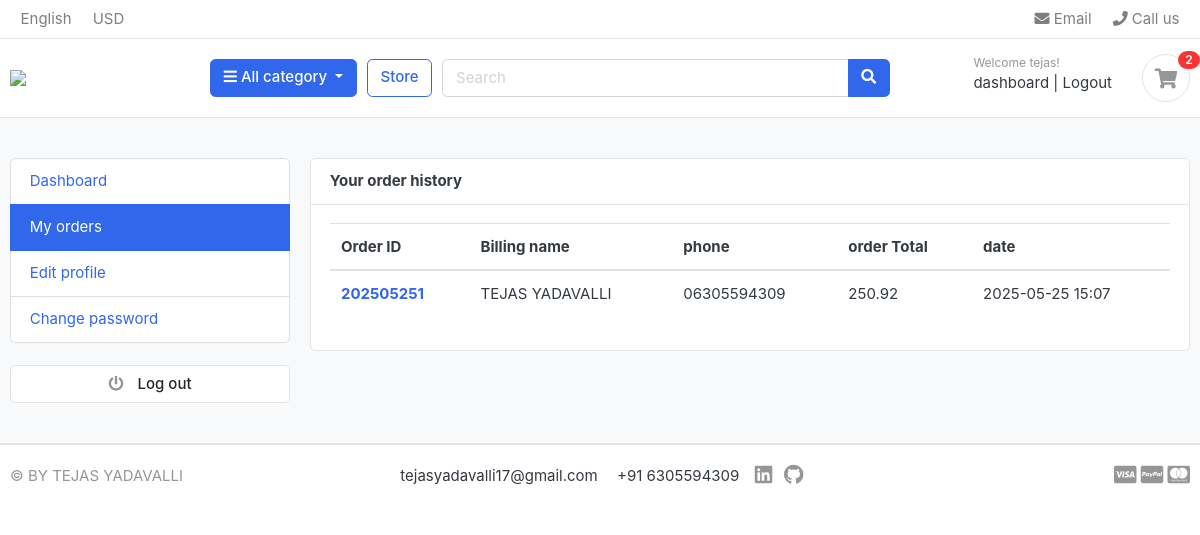
The page /accounts/my_orders/ (signed in) on the database its author committed.
### accounts/models.py (models this page shows, shortened)
class account(AbstractBaseUser):
    first_name = models.CharField(max_length=50)
    last_name = models.CharField(max_length=50)
    username = models.CharField(max_length=50, unique=True)
    email = models.EmailField(max_length=100, unique=True)
    phone_number = models.CharField(max_length=12, unique=True)
    date_joined = models.DateTimeField(auto_now_add=True)
    last_login = models.DateTimeField(auto_now_add=True)
    is_admin = models.BooleanField(default=False)
    is_staff = models.BooleanField(default=False)
    is_active = models.BooleanField(default=False)
    is_superadmin = models.BooleanField(default=False)
    USERNAME_FIELD = 'email'
    REQUIRED_FIELDS = ['username', 'first_name', 'last_name']
    objects = MyAccountManager()

### orders/models.py (models this page shows, shortened)
class Order(models.Model):
    STATUS = (
        ('New', 'New'),
        ('Accepted', 'Accepted'),
        ('Completed', 'Completed'),
        ('Cancelled', 'Cancelled'),
    )
    user = models.ForeignKey(account, on_delete=models.SET_NULL, null=True)
    payment = models.ForeignKey(payment, on_delete=models.SET_NULL, blank=True, null=True)
    order_number = models.CharField(max_length=20)
    first_name = models.CharField(max_length=50)
    last_name = models.CharField(max_length=50)
    phone = models.CharField(max_length=15)
    email = models.EmailField(max_length=50)
    address_line_1 = models.CharField(max_length=50)
    address_line_2 = models.CharField(max_length=50, blank=True)
    country = models.CharField(max_length=20)
    state = models.CharField(max_length=20)
    city = models.CharField(max_length=20)
    order_note = models.CharField(max_length=100, blank=True)
    order_total = models.FloatField()
    tax = models.FloatField()
    status = models.CharField(max_length=10, choices=STATUS, default='New')
    ip = models.CharField(blank=True, max_length=20)
    is_ordered = models.BooleanField(default=False)
    created_at = models.DateTimeField(auto_now_add=True)
    updated_at = models.DateTimeField(auto_now=True)
    def full_name(self):
        return f"{self.first_name} {self.last_name}"

### accounts/views.py (the view)
# urls.py: path('my_orders/', views.my_orders, name='my_orders'),  # Cart view
@login_required(login_url='login')
def my_orders(request):
    orders = Order.objects.filter(user=request.user, is_ordered=True).order_by('-created_at')
    orders_count = orders.count()
    context = {
        'orders': orders,
        'orders_count': orders_count,
    }
    return render(request, 'accounts/my_orders.html', context)

### cart/context_processor.py (called while the page is built)
def counter(request):
    cart_count = 0  # Initialize cart count to 0
    if 'admin' in request.path:  # Check if the request path contains 'admin'
        return {}  # Return an empty dictionary if it does
    else:
        try:
            cart = Cart.objects.filter(cart_id=_cart_id(request))  # Get the cart using the session key
            if request.user.is_authenticated:
                cart_items = CartItem.objects.filter(user=request.user)
            else:
                cart_items = CartItem.objects.filter(cart=cart[:1])  # Get the first cart item
            for cart_item in cart_items:
                cart_count += cart_item.quantity
        except Cart.DoesNotExist:
            cart_count = 0
    return dict(cart_count=cart_count)  # Return the cart count as a context variable

### cart/views.py (called while the page is built)
def _cart_id(request):
    cart = request.session.session_key  # Get the session key for the cart
    if not cart:
        cart = request.session.create()  # Create a new session if it doesn't exist
    return cart

### category/context_processor.py (called while the page is built)
def menu_links(self):
    links = Category.objects.all()
    return dict(links=links)

### category/models.py (called while the page is built)
    def get_url(self):
        return reverse('product_by_category', args=[self.slug])

### templates/accounts/my_orders.html (shortened to what this page needs)
{% extends "base.html" %}
{% block content %}
<section class="section-conten padding-y bg">
<div class="container">
	<div class="row">
	<aside class="col-md-3">
		{% include "includes/dashboard_sidebar.html" %}
	</aside>
	<main class="col-md-9">
		<article class="card">
		<header class="card-header">
			<strong class="d-inline-block mr-3">Your order history</strong>
		</header>
		<div class="card-body">
			<div class="row">
				<div class="col-md-12">
                    <table class="table table-hover">
                        <thead>
                            <tr>
                                <th scope="col">Order ID</th>
                                <th scope="col">Billing name</th>
                                <th scope="col">phone</th>
                                <th scope="col">order Total</th>
                                <th scope="col">date</th>
                            </tr>
                        </thead>
                        <tbody>
                            {% for order in orders %}
                            <tr>
                                <th scope="row"><a href="{% url 'order_detail' order.order_number %}">{{ order.order_number }}</th>
                                <td>{{ order.full_name }}</td>
                                <td>{{ order.phone }}</td>
                                <td>{{ order.order_total }}</td>
                                <td>{{ order.created_at|date:"Y-m-d H:i" }}</td>
                            </tr>
                            {% empty %}
                            <tr>
                                <td colspan="5">No orders found.</td>
                            </tr>
                            {% endfor %}
                        </tbody>
                    </table>
					</div>
				</div>
				</div>
			</div>
		</div>
</section>
</body>
</html>
{% endblock %}

### templates/includes/nav.html (shortened to what this page needs)
{% load static %}
<header class="section-header">
    <nav class="navbar p-md-0 navbar-expand-sm navbar-light border-bottom">
    <div class="container">
      <div class="collapse navbar-collapse" id="navbarTop4">
        <ul class="navbar-nav mr-auto">
            <li class="nav-item dropdown">
                 <a href="./" class="nav-link">   English </a>
            </li>
            <li class="nav-item dropdown">
                <a href="./" class="nav-link"> USD </a>
            </li>
        </ul>
        <ul class="navbar-nav">
            <li><a href="mailto:tejasyadavalli17@gmail.com" class="nav-link"> <i class="fa fa-envelope"></i> Email </a></li>
            <li><a href="tel:+916305594309" class="nav-link"> <i class="fa fa-phone"></i> Call us </a></li>
        </ul>
      </div>
    </div>
    </nav>
    <section class="header-main border-bottom">
        <div class="container">
    <div class="row align-items-center">
        <div class="col-lg-2 col-md-3 col-6">
            <a href="{% url "home" %}" class="brand-wrap">
                <img class="logo" src="{% static 'images/logo.jpg' %}">
            </a>
        </div>
        <div class="col-lg col-sm col-md col-6 flex-grow-0">
            <div class="category-wrap dropdown d-inline-block float-right">
                <button type="button" class="btn btn-primary dropdown-toggle" data-toggle="dropdown">
                    <i class="fa fa-bars"></i> All category
                </button>
            </div>
        </div>
        <a href="{% url 'store' %}" class="btn btn-outline-primary">Store</a>
        <div class="col-lg  col-md-6 col-sm-12 col">
            <form action="{% url 'search' %}" class="search" method="get">
                <div class="input-group w-100">
                    <input type="text" class="form-control" style="width:60%;" placeholder="Search" name="keyword">
                    <div class="input-group-append">
                      <button class="btn btn-primary" type="submit">
                        <i class="fa fa-search"></i>
                      </button>
                    </div>
                </div>
            </form>
        </div>
        <div class="col-lg-3 col-sm-6 col-8 order-2 order-lg-3">
                    <div class="d-flex justify-content-end mb-3 mb-lg-0">
                        {% if user.id is None %}
                        <div class="widget-header">
                            <small class="title text-muted">Welcome guest!</small>
                            <div>
                                <a href="{% url 'login' %}">Sign in</a> <span class="dark-transp"> | </span>
                                <a href="{% url 'register' %}"> Register</a>
                            </div>
                        </div>
                        {% else %}
                        <div class="widget-header">
                            <small class="title text-muted">Welcome {{ user.first_name }}!</small>
                            <div>
                                <a href="{% url 'dashboard' %}"> dashboard</a><span class="dark-transp"> | </span>
                                <a href="{% url 'logout' %}">Logout</a>
                            </div>
                        </div>
                        {% endif %}
                        <a href="{% url 'cart' %}" class="widget-header pl-3 ml-3">
                            <div class="icon icon-sm rounded-circle border"><i class="fa fa-shopping-cart"></i></div>
                            <span class="badge badge-pill badge-danger notify">{{cart_count}}</span>
                        </a>
                    </div>
                </div>
    </div>
        </div>
    </section>
    </header>

### static/css/ui.css (style rules this page uses)
html { font-family: "Inter", sans-serif; font-size: 15px; }
.icon-xs, .icon-sm, .icon-md, .icon-lg { display: inline-block; text-align: center; flex-shrink: 0; flex-grow: 0; }
.icon-sm { width: 48px; height: 48px; line-height: 48px !important; font-size: 20px; }
.padding-y { padding-top: 40px; padding-bottom: 40px; }
article:after, .form-group:after { display: block; clear: both; content: ""; }
.bg { background-color: #f8f9fa; }
.header-main { position: relative; padding-top: 1rem; padding-bottom: 1rem; }
.brand-wrap .logo, .navbar-brand .logo { margin-right: 7px; max-height: 42px; display: inline-block; }
.widget-header { display: inline-block; vertical-align: middle; position: relative; }
.widget-header a { color: #343a40; }
.widget-header i { color: #969696; }
.widget-header .title { display: block; }
.widget-header .notify { position: absolute; top: -3px; right: -10px; }
.notify { position: absolute; top: -4px; right: -10px; display: inline-block; padding: 0.25em 0.6em; font-size: 12px; line-height: 1; text-align: center; border-radius: 3rem; color: #fff; background-color: #fa3434; }

### rows shown on the page
account: first_name "tejas"
Order: order_number "202505251", full_name "TEJAS YADAVALLI", phone "06305594309", order_total "250.92", created_at "2025-05-25 15:07"

### other values the page prints
{{ cart_count }} "2"
